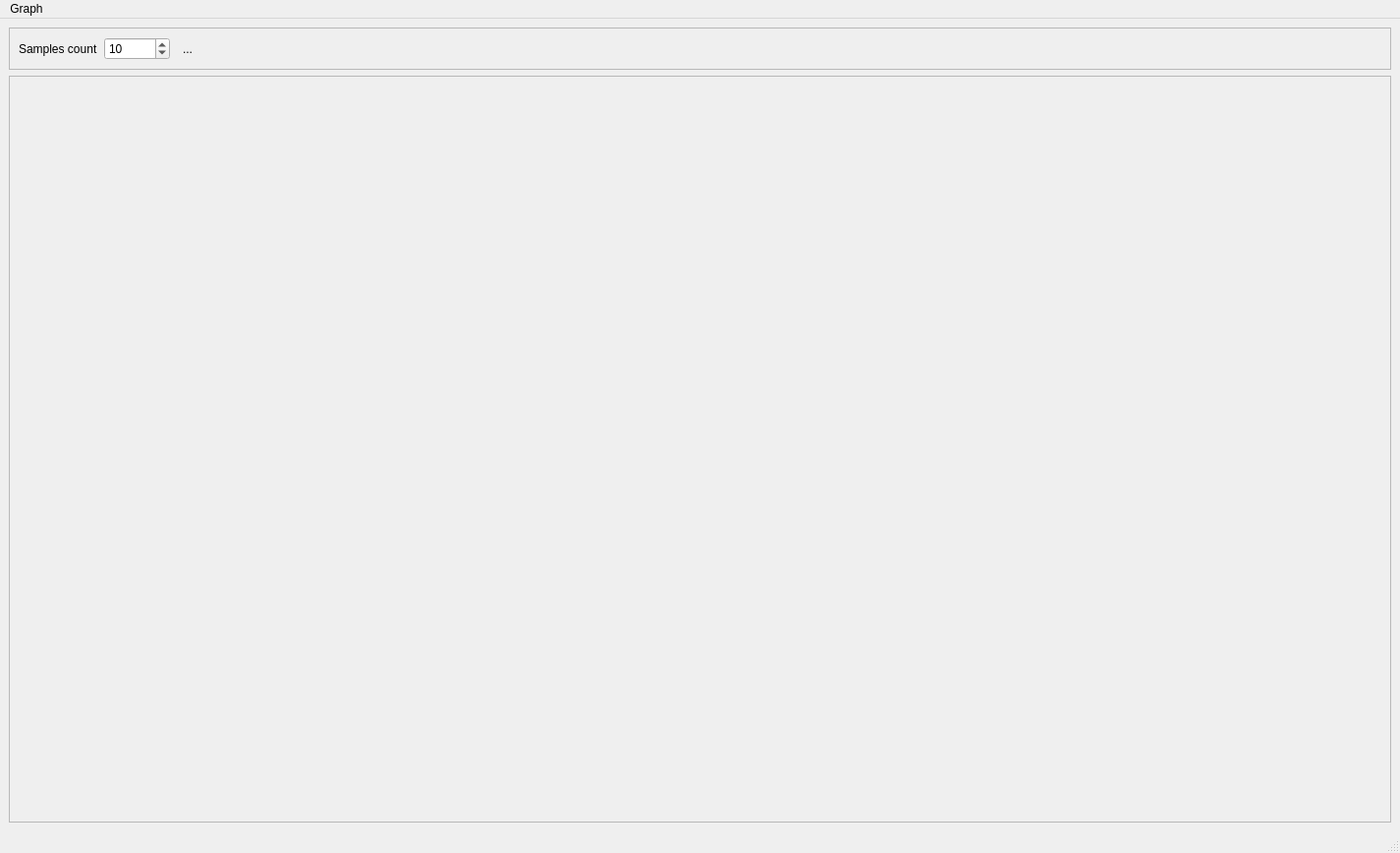
<?xml version="1.0" encoding="UTF-8"?>
<ui version="4.0">
 <class>MainWindow</class>
 <widget class="QMainWindow" name="MainWindow">
  <property name="geometry">
   <rect>
    <x>0</x>
    <y>0</y>
    <width>1425</width>
    <height>868</height>
   </rect>
  </property>
  <property name="windowTitle">
   <string>MainWindow</string>
  </property>
  <widget class="QWidget" name="centralwidget">
   <layout class="QVBoxLayout" name="verticalLayout">
    <item>
     <widget class="QFrame" name="frame">
      <property name="frameShape">
       <enum>QFrame::StyledPanel</enum>
      </property>
      <property name="frameShadow">
       <enum>QFrame::Raised</enum>
      </property>
      <layout class="QHBoxLayout" name="horizontalLayout">
       <item>
        <widget class="QLabel" name="label">
         <property name="text">
          <string>Samples count</string>
         </property>
        </widget>
       </item>
       <item>
        <widget class="QSpinBox" name="samplesCount">
         <property name="maximum">
          <number>1000000</number>
         </property>
         <property name="value">
          <number>10</number>
         </property>
        </widget>
       </item>
       <item>
        <widget class="QToolButton" name="btGenerateSamples">
         <property name="text">
          <string>...</string>
         </property>
         <property name="autoRaise">
          <bool>true</bool>
         </property>
        </widget>
       </item>
       <item>
        <spacer name="horizontalSpacer">
         <property name="orientation">
          <enum>Qt::Horizontal</enum>
         </property>
         <property name="sizeHint" stdset="0">
          <size>
           <width>40</width>
           <height>20</height>
          </size>
         </property>
        </spacer>
       </item>
      </layout>
     </widget>
    </item>
    <item>
     <widget class="shv::visu::timeline::GraphView" name="graphView">
      <property name="sizePolicy">
       <sizepolicy hsizetype="Expanding" vsizetype="Expanding">
        <horstretch>1</horstretch>
        <verstretch>0</verstretch>
       </sizepolicy>
      </property>
      <property name="widgetResizable">
       <bool>true</bool>
      </property>
      <widget class="QWidget" name="scrollAreaWidgetContents">
       <property name="geometry">
        <rect>
         <x>0</x>
         <y>0</y>
         <width>1397</width>
         <height>710</height>
        </rect>
       </property>
      </widget>
     </widget>
    </item>
   </layout>
  </widget>
  <widget class="QMenuBar" name="menubar">
   <property name="geometry">
    <rect>
     <x>0</x>
     <y>0</y>
     <width>1425</width>
     <height>29</height>
    </rect>
   </property>
   <widget class="QMenu" name="menuGraph">
    <property name="title">
     <string>Graph</string>
    </property>
    <addaction name="actionGenerate_sample_data"/>
   </widget>
   <addaction name="menuGraph"/>
  </widget>
  <widget class="QStatusBar" name="statusbar"/>
  <action name="actionGenerate_sample_data">
   <property name="icon">
    <iconset resource="../../libshvvisu/images/images.qrc">
     <normaloff>:/shv/visu/images/media-play.svg</normaloff>:/shv/visu/images/media-play.svg</iconset>
   </property>
   <property name="text">
    <string>Generate sample data</string>
   </property>
  </action>
 </widget>
 <customwidgets>
  <customwidget>
   <class>shv::visu::timeline::GraphView</class>
   <extends>QScrollArea</extends>
   <header location="global">shv/visu/timeline/graphview.h</header>
   <container>1</container>
  </customwidget>
 </customwidgets>
 <resources>
  <include location="../../libshvvisu/images/images.qrc"/>
 </resources>
 <connections/>
</ui>
